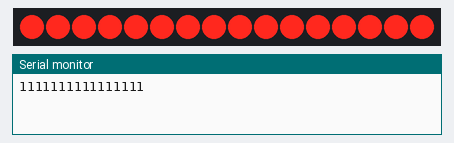
Bench run of a sketch on a simulated Arduino Uno, built with avr-gcc and run on an emulated ATmega328P. Shown: 16 shift-register outputs drawn as a row of LEDs (first output left, lit = HIGH), the last lines printed to the serial monitor. Wiring (inferred from the names in the program): 2 × shift register (74HC595): data pin 8; shift clock pin 11; latch pin 12. Wiring (inferred from the signals the program sends): row of LEDs: on Q0, Q1, Q2, Q3, Q4, Q5, Q6, Q7, Q8, Q9, Q10, Q11, Q12, Q13, Q14, Q15.

Above: at 0.5 s.
At 3.5 s:
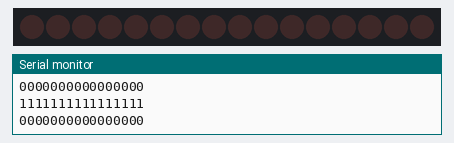
Timing chart, 0 to 4.6 s (numbered marks = the images above):
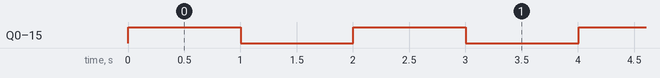

Measured:
- by itself, Q0–15: alternates HIGH for 1.0 s and LOW for 1.0 s

The sketch:

On_Off.ino
```cpp
// (licence header left out)
//Pin connected to ST_CP(12) of 74HC595
int latchPin = 12;
//Pin connected to SH_CP(11) of 74HC595,CLK od SD
int clockPin = 11;
////Pin connected to DS(14) of 74HC595,MOSI
int dataPin = 8;


//*********************************************
//                  HEADER FILES
//*********************************************
#include <SPI.h>
#include <EEPROM.h>


// Variables for holding values
byte shift1=0x00;
byte shift2=0x00;


void setup()
{
  pinMode(latchPin,OUTPUT);
  pinMode(clockPin, OUTPUT );
  pinMode(dataPin, OUTPUT );
  Serial.begin(9600);

}//  END OF SETUP


void loop()
{
  shift1=0xff;
  shift2=0xff;
  digitalWrite(latchPin,0);
  shiftOut(shift2);
  shiftOut(shift1);
  digitalWrite(latchPin,1);
  Serial.println();
  delay(1000);
  shift1=0x00;
  shift2=0x00;
  digitalWrite(latchPin,0);
  shiftOut(shift2);
  shiftOut(shift1);
  digitalWrite(latchPin,1);
  Serial.println();
  delay(1000);


}//    END OF LOOP


void shiftOut(byte value)
{
  int i=0;
  int pinstate;
  digitalWrite(dataPin,0);
  digitalWrite(clockPin,0);
  for(i=0;i<8;i++)
    {
      digitalWrite(clockPin,0);
      if ( value & (1<<i) )
        {
          pinstate= 1;
        }
      else
        {
          pinstate= 0;
        }
      digitalWrite(dataPin,pinstate);
      Serial.print(pinstate);
      digitalWrite(clockPin,1);
      digitalWrite(dataPin,0);
    }
    digitalWrite(clockPin,0) ;

}//   END OF SHIFT OUT
```
